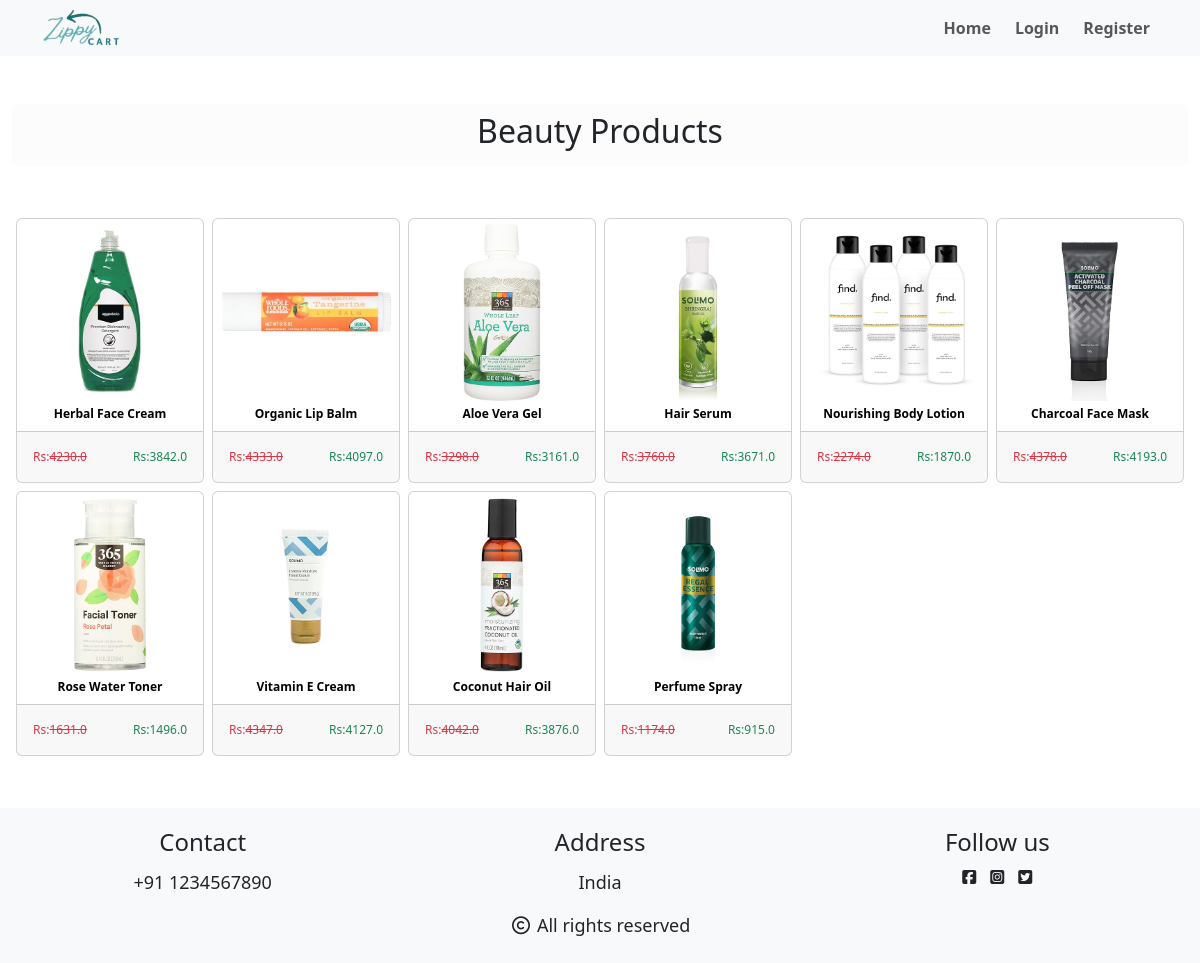
Screenshot of /backend/collections/Beauty with the database file from the repository.
### Backend/models.py (models this page shows, shortened)
class Category(models.Model):
    name = models.CharField(max_length=150,null=False,blank=False)
    image = models.ImageField(upload_to=getfilename,null=True,blank=True)
    description = models.TextField(max_length=400,null=True,blank=True)
    status = models.BooleanField(default=False)
    created_at = models.DateTimeField(auto_now_add=True)

class Products(models.Model):
    category = models.ForeignKey(Category,on_delete=models.CASCADE)
    product_name = models.CharField(max_length=150,null=False,blank=False)
    seller =  models.CharField(max_length=100,null=False,blank=False)
    product_image = models.ImageField(upload_to=getfilename,null=True,blank=True)
    quantity = models.IntegerField(null=False,blank=False)
    description = models.TextField(max_length=500,null=True,blank=True)
    original_price = models.FloatField(null=False,blank=False)
    selling_price = models.FloatField(null=False,blank=False)
    status = models.BooleanField(default=False)
    trending = models.BooleanField(default=False)
    created_at = models.DateTimeField(auto_now_add=True)

### Backend/views.py (the view)
# urls.py: path('collections/<str:name>',ProductCollections,name='collections'),
def ProductCollections(request,name):
    if(Category.objects.filter(name=name,status=0)):
        products = Products.objects.filter(category__name=name)
        if products:    return render(request,'collections.html',{'products':products,'category_name':name})
        else:
            messages.warning(request,"No products available")
            return render(request,'collections.html',{'category_name':name})
    else:
        messages.warning(request,"No such category found!")
        return redirect('index')

### Frontend/templates/collections.html (shortened to what this page needs)
{% extends 'base.html' %}
{% block content %}
    <section class="container-xxl bg-light-subtle p-0 rounded-2">
        <div class="row text-center m-0">
            <div class="col-12 p-2">
                <h2 class="category-name">{{category_name}} Products</h2>
            </div>
        </div>
    </section>
    <section class="container-xxl p-0 pt-5">
        <div class="row text-center m-0">
            {% for product in products %}
                <div class="col-xxl col-lg-2 col-md-3 col-4 p-1">
                    <div class="card scale">
                        <a href="{% url 'product' category_name product.product_name %}" class="card-link">
                            {% if product.product_image %}
                                <img class="card-img p-1" src="{{ product.product_image.url }}" alt="{{product.product_name}}">
                            {% endif %}
                            <p class="card-title ">{{product.product_name}}</p>
                        </a>
                        <div class="card-footer p-xxl-0 p-sm-3 p-1">
                            <p class="price float-sm-start text-danger m-0">Rs:<s>{{product.original_price}}</s></p>
                            <p class="price float-sm-end text-success m-0">Rs:{{product.selling_price}}</p>
                        </div>
                    </div>
                </div>
            {% endfor %}
        </div>
    </section>
{% endblock content %}

### static/css/style.css (style rules this page uses)
* { margin: 0; padding: 0; box-sizing: border-box; }
p { font-size: clamp(.75rem,1.5vw,1.25rem); }
.card-title { font-size: 0.75rem; font-weight: 700; }
.scale { transition: scale .2s ease-in-out; }
.card-link { text-decoration: none; color: black; }
.price { font-size: 12px; }

### rows the page displays
Category: name "Beauty"
Products: product_image (picture), product_name "Herbal Face Cream", original_price "4230.0", selling_price "3842.0"
Products: product_image (picture), product_name "Organic Lip Balm", original_price "4333.0", selling_price "4097.0"
Products: product_image (picture), product_name "Aloe Vera Gel", original_price "3298.0", selling_price "3161.0"
Products: product_image (picture), product_name "Hair Serum", original_price "3760.0", selling_price "3671.0"
Products: product_image (picture), product_name "Nourishing Body Lotion", original_price "2274.0", selling_price "1870.0"
Products: product_image (picture), product_name "Charcoal Face Mask", original_price "4378.0", selling_price "4193.0"
Products: product_image (picture), product_name "Rose Water Toner", original_price "1631.0", selling_price "1496.0"
Products: product_image (picture), product_name "Vitamin E Cream", original_price "4347.0", selling_price "4127.0"
Products: product_image (picture), product_name "Coconut Hair Oil", original_price "4042.0", selling_price "3876.0"
Products: product_image (picture), product_name "Perfume Spray", original_price "1174.0", selling_price "915.0"
